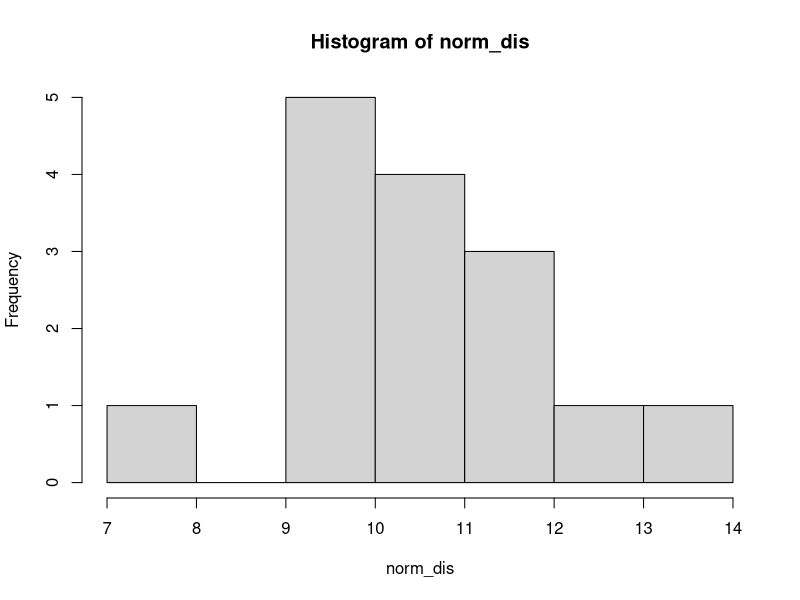
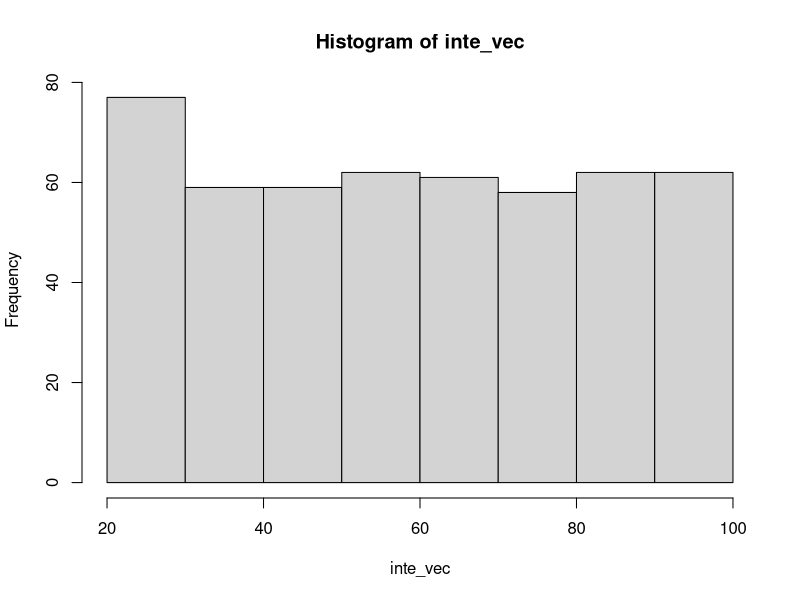

Generate these figures, in order, with R:
#####Q1
vec1 <- c(1,2,3)
vec2 <- c(4,5,6,7,8)
sum <- vec1 + vec2
product <- vec1 * vec2
print(product)

#######Q2
norm_dis <- rnorm(15,10,2)

print(mean(norm_dis))
print(sd(norm_dis))
print(norm_dis)
?hist
hist(norm_dis)



set.seed(453)
 runif(20) 
 
 
#####Q3
input <- "I am a student"
####With sub function, it could replace the string 
output_1 <- sub("student","teacher",input)
print(output_1)
####With strsplit function, it could split the string into substring 
####Delimiter is space in this case
output_2 <- strsplit(input, split = " ")
print(output_2)


#######Q4
####sum function will calculate the summation of a given vector
####it will return a length equal to one vector
nums_vec <- c(1,2,3,4,5)
print(sum(nums_vec))
####cumsum function will calculate the cumulative sum of elements of a given vector
####it will return a vector, which has same length with given vector
###element of index1 = 1, element of index2 = 1 + 2, element of index3 = 1 + 2 + 3...and so on
print(cumsum((nums_vec)))

#####Q5
nums_vec <- c(4,5,7,1,7,8,3,9,1);
diff_lag3 <- diff(nums_vec,3)
print(diff_lag3)
diff_lag1 <- diff(nums_vec,1)
print(diff_lag1)
########Q6"
cumsum_vec <- vector("numeric",10)
nums_vec <- seq(from = 1, to = 10, by = 1)
sum <- 0
for (i in 1:length(cumsum_vec)){
  sum <- sum + nums_vec[i]
  cumsum_vec[i] <- sum
}
print(cumsum_vec)
##############Q7
#####1
names <- c(paste0("panel",1:10))

Star1 <- c(30.533, 28.180, 35.027, 26.340, 37.630, 28.294, 37.361, 37.191, 40.104, 34.394)
Star2 <- c(26.564, 226.673, 26.770, 16.996, 29.518, 16.169, 24.545, 39.584, 25.173, 33.518)
names(Star1) <- c(paste0("panel",1:10))
names(Star2) <- c(paste0("panel",1:10))
print("For Star1")
print(Star1)
print("For Star2")
print(Star2)
####2
print(paste0("Average radiation from Star1 is ", mean(Star1)))
print(paste0("Average radiation from Star2 is ", mean(Star2)))
####3 










########Q8
###create an inte_vec, which has 500 values lie in the range between 20 to 100

inte_vec <- sample(20:100,500,replace=TRUE)
print(inte_vec)
hist(inte_vec)
calculate_for_Q8 <- function(input_vec){
  if (length(input_vec) == 0){#####if input_vec is empty, return NA
    return(NA)
  }
  ###create output_vec, which has same length with input_vec, to store the values after calculation#####
  output_vec <- vector("numeric",length(input_vec))
  for (i in 1:length((input_vec))){
    if (i %% 2 == 1){#####if index is odd, do this operation
      answer <- input_vec[i] ** 0.5
      output_vec[i] <- round(answer,digit = 2)
    }else {####if index is even, do this operation
      answer <- input_vec[i] ** 2
      output_vec[i] <- round(answer,digit = 2)
    }
  }
  return (output_vec)
}

print(calculate_for_Q8(inte_vec))

####Given a empty_vec, it will return NA
empty_vec <- c()
print(calculate_for_Q8(empty_vec))